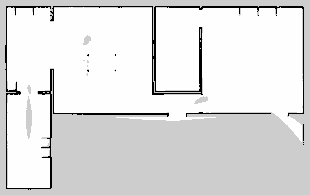
#> input picture autonomous_robots_mte544/ros2_ws/src/turtlebot4_lab3/turtlebot4_lab3/maps/map.pgm, 310 x 195 px
$ python search.py
#> lines starting #> are read from the running program, lines starting #| are printed output that depends on the picture; after the words box and inside, x2 and y2 are one past the last pixel; in counts of white or black regions, pixels touching at a corner belong together
### autonomous_robots_mte544/ros2_ws/src/turtlebot4_lab3/turtlebot4_lab3/preprocess.py
import yaml
import numpy as np
from yaml.loader import SafeLoader
from matplotlib import pyplot as plt
from numpy.lib.stride_tricks import as_strided

# [22 lines left out: functions visualize_map, map_histogram, not called in this run]

def pool2d(map: np.ndarray, kernel_size, stride, padding=0, pool_mode='min')-> np.ndarray:
    '''
    2D Pooling

    Parameters:
        A: input 2D array
        kernel_size: int, the size of the window over which we take pool
        stride: int, the stride of the window
        padding: int, implicit zero paddings on both sides of the input
        pool_mode: string, 'min', 'max' or 'avg'
    '''
    # Padding
    A = np.pad(map, padding, mode='constant')

    # Window view of A
    output_shape = ((A.shape[0] - kernel_size) // stride + 1,
                    (A.shape[1] - kernel_size) // stride + 1)

    shape_w = (output_shape[0], output_shape[1], kernel_size, kernel_size)
    strides_w = (stride*A.strides[0], stride*A.strides[1], A.strides[0], A.strides[1])

    A_w = as_strided(A, shape_w, strides_w)

    # Return the result of pooling
    if pool_mode == 'max':
        return A_w.max(axis=(2, 3))
    elif pool_mode == 'min':
        return A_w.min(axis=(2, 3))
    elif pool_mode == 'avg':
        return A_w.mean(axis=(2, 3))

def downsample_map(map: np.ndarray, reduction_size=4, free_threshold=0.25) -> np.ndarray:
    """
    Perform a down sampling operation using min pooling.

    A kernel of size (reduction_size, reduction_size) is used to perfom a
    min pooling operation on the map, effecetively reducing the dimensionality by 4.

    Returns the map as a nd.array with the binary threshold applied.
    """

    # Map all values which are likely to be free to ~255
    map_alt = np.where(map > round(free_threshold*255), 255, 0)

    # Perform the min pooling
    map_down = pool2d(map_alt, reduction_size, reduction_size, pool_mode='min')

    # Apply a binary threshold where all values above 100 are 0 (Free)
    # All values below free_threshold are mapped to 1 (Occupied)
    # This binary threshold mapping is based on the map data provided
    map_bin = np.where(map_down > round(free_threshold*255), 0, 1)

    # Ensure the data is a floating point type
    map_bin = map_bin.astype(float)

    return map_bin

def load_downsampled_map(map_file: str, map_params_file: str, reduction_factor=4) -> np.ndarray:
    """
    Load map data - including the map istelf and the parameters.

    Then perform a downsampling operation based on the reduction factor.

    Using a reduction factor of 1 returns the map with no downsampling.

    Returns the map in a binary occupancy format.
    """

    # load map params
    map_params = None
    with open(map_params_file) as f:
        map_params = yaml.load(f, Loader=SafeLoader)

    # load map and perform downsampling
    map = plt.imread(map_file)
    map_bin = downsample_map(map, reduction_factor, free_threshold=map_params["free_thresh"])

    # transpose data to align with global coordinate system
    map_bin = map_bin.T
    map_bin = np.flip(map_bin, axis=1)

    return map_bin, map_params

### autonomous_robots_mte544/ros2_ws/src/turtlebot4_lab3/turtlebot4_lab3/search.py
# A* Algorithm

import time
import math
import copy
import numpy as np
import matplotlib as mpl
from tqdm import tqdm
from math import sqrt
from matplotlib import pyplot as plt

# from turtlebot4_lab3.preprocess import load_downsampled_map # running in ROS2
from preprocess import load_downsampled_map

class Node:

    def __init__(self, x: float, y: float, parent=None, g=0, h=0) -> None:

        # track state
        self.x = x
        self.y = y
        self.parent = parent

        # track cost and heuristics
        self.gn = g
        self.hn = h
        self.fn = g + h

class UnitConverter():

    def __init__(self, gshape: tuple, mo: tuple, resolution: float) -> None:
        """
        Class to converter coordinates in meters to pixel values and back
        based on the map frame of reference.
        """

        # shape of the map grid
        self.grid_shape = gshape

        # Actual value of the origi in meters
        self.m_origin = mo
        self.resolution = resolution # resolution of the map

        # x-axis length
        self.x_len = self.resolution * self.grid_shape[0]

        # y-axis length
        self.y_len = self.resolution * self.grid_shape[1]

    def __round_nearest(self, x: float, a: float) -> float:
        """
        x: value to round
        a: round increment, for example: 0.05

        Avoids floating point operation errors.
        """
        return round(round(x / a) * a, -int(math.floor(math.log10(a))))

    def m_to_pixel(self, x: float, y: float) -> tuple:
        """
        Convert coordinates in meters to pixels
        Based on the map frame of reference.
        """

        # round input values
        x = self.__round_nearest(x, 0.05)
        y = self.__round_nearest(y, 0.05)

        # [5 lines of commented-out code are left out]
        xp = ((x - self.m_origin[0])/self.x_len)*(self.grid_shape[0])

        # [5 lines of commented-out code are left out]
        yp = ((y - self.m_origin[1])/self.y_len)*(self.grid_shape[1])

        # round values to nearest int
        # converting to float because grid is using floats
        xp = round(xp)
        yp = round(yp)

        return (xp, yp)

    def pixel_to_m(self, x: float, y: float) -> tuple:
        """
        Convert coordinates in meters to pixels
        Based on the map frame of reference.
        """

        # [4 lines of commented-out code are left out]
        xm = x*self.resolution + self.m_origin[0]

        # [4 lines of commented-out code are left out]
        ym = y*self.resolution + self.m_origin[1]

        return xm, ym

class AStar:

    def __init__(self, start: tuple, goal: tuple, occupation_map: np.ndarray, max_iterations=10000, debug=False, traversal_type=4) -> None:

        # track state
        self.curr_x = start[0]
        self.curr_y = start[1]

        # start
        self.x_start = start[0]
        self.y_start = start[1]

        # goal
        self.x_end = goal[0]
        self.y_end = goal[1]

        # track path, include start
        self.path_cost = 1
        self.path = []

        # utilities
        self.debug = debug
        self.iterations = 0 # track number of iterations
        self.max_iter = max_iterations # have a hard limit

        # track for astar
        self.open_list = []
        self.closed_list = []
        self.fn = []

        # Traversal type ethier 4 or 8 point
        self.traversal_type = traversal_type

        # Setup bounds based on input map
        self.grid = occupation_map
        self.x_bounds = (self.grid.shape[0] - 1)
        self.y_bounds = (self.grid.shape[1] - 1)

    def __is_child_valid(self, cnode: Node) -> bool:
        """
        Validate that the child node.
        """

        # Check if within x bounds in pixel coordinate system
        if (cnode.x > self.x_bounds) or (cnode.x < 0):
            return False

        # Check if within y bounds in pixel coordinate system
        if (cnode.y > self.y_bounds) or  (cnode.y < 0):
            return False

        # Check if the pixel is considered occupied
        # A value of 1 corresponds to occupied
        # Using a threshold here to avoid floating point errors
        if self.grid[cnode.x][cnode.y] > 0.9:
            return False

        # Check if the node exists in the closed list
        for node in self.closed_list:

            # using tolerance to avoid floating point rounding errors
            tol = 0.1
            dx = abs(cnode.x - node.x)
            dy = abs(cnode.y - node.y)
            if ((dx < tol) and (dy < tol)):
                return False

        # Check if the node exists in the open list
        for node in self.open_list:

            # using tolerance to avoid floating point rounding errors
            tol = 0.1
            dx = abs(cnode.x - node.x)
            dy = abs(cnode.y - node.y)
            if ((dx < tol) and (dy < tol)) and (cnode.gn >= node.gn):
                return False

        return True

    def __test_goal(self, x: float, y: float) -> bool:
        return ((x == self.x_end) and (y == self.y_end))

    def __manhattan_distance(self, x0: float, y0: float, xg: float, yg: float) -> float:
        return abs(x0 - xg) + abs(y0 - yg)

    def __euclidean_distance(self, x0: float, y0: float, xg: float, yg: float) -> float:
        return sqrt((x0 - xg)**2 + (y0 - yg)**2)

    def __find_min_fn_node(self) -> int:
        """
        Find node in the open list with the lowest fn value.

        Returns the index on the node in the open list.
        """

        # Base case
        if len(self.open_list) == 1:
            return 0

        index = 0
        curr = self.open_list[index]

        for idx, node in enumerate(self.open_list):
            if node.fn < curr.fn:
                index = idx
                curr = node

        return index

    def search(self):
        print("searching...")

        # move list
        if self.traversal_type == 8:
            # Using 8 point traversal
            moves = [[1, 0], [0, 1], [-1, 0], [0, -1], [1, 1], [1, -1], [-1, 1], [-1, -1]]
        else:
            # Using 4 point traversal
            moves = [[1, 0], [0, 1], [-1, 0], [0, -1]] # right, up, left, down

        # Initialize start node
        start_node = Node(self.curr_x, self.curr_y)
        self.open_list.append(start_node)

        pbar = tqdm(total=self.max_iter) # progress bar
        while True:

            # Find node with min f(n) in open_list
            cidx = self.__find_min_fn_node()
            curr_node = self.open_list[cidx]

            # Remove node from open list
            self.open_list.pop(cidx)

            # Add the node to the closed_list
            self.closed_list.append(curr_node)

            # Check if at goal, if so extract full path and break out of main loop
            if self.__test_goal(curr_node.x, curr_node.y) or (self.iterations > self.max_iter):
                # Extract path
                inode = curr_node
                while inode is not None:
                    self.path.append([inode.x, inode.y])
                    self.path_cost = self.path_cost + 1
                    inode = inode.parent

                # Break out of the main loop
                break

            # Childern generation
            for _, move in enumerate(moves):

                # Next node
                xn = curr_node.x + move[0]
                yn = curr_node.y + move[1]

                # Calculate cost
                if self.traversal_type == 8:
                    # Using 8 point traversal
                    hn = self.__euclidean_distance(xn, yn, self.x_end, self.y_end)
                else:
                    # Using 4 point traversal
                    hn = self.__manhattan_distance(xn, yn, self.x_end, self.y_end)

                gn = curr_node.gn + 1

                # Create new child node
                new_child = Node(xn, yn, parent=curr_node, g=gn, h=hn)

                # If the child node is valid add to the open list
                if self.__is_child_valid(new_child):
                    self.open_list.append(new_child)

            # track number of iterations
            self.iterations += 1
            pbar.update(1)

        del pbar

    # [49 lines left out: function visualize_path, not called in this run]

    def convert_path_to_meters(self, uc: UnitConverter) -> np.ndarray:
        """
        Convert full pixel path to meters based on the unit converter.
        """

        meter_path = []
        for point in self.path:
            xm, ym = uc.pixel_to_m(point[0], point[1])

            # Add offset to all values
            xm = xm + uc.resolution/2
            ym = ym + uc.resolution/2

            meter_path.append([xm, ym])

        return np.asarray(meter_path,dtype=float)

def run_astar(map_file: str, map_params_file: str, start: tuple, end: tuple) -> np.ndarray:
    print("Running A*...")

    # Preprocess map data
    # Applies downsampling based on the reduction factor and applies a binary threshold
    reduction_factor = 8
    binary_grid, params = load_downsampled_map(map_file, map_params_file, reduction_factor=reduction_factor)

    # Configure unit converter based on map shape and reduction factor
    grid_shape = binary_grid.shape
    max_iter = grid_shape[0]*grid_shape[1]
    uc = UnitConverter(grid_shape, params['origin'][:2], params['resolution']*reduction_factor)

    # Covert start and end coordinates to pixel values based on the unit converter
    map_start_px = uc.m_to_pixel(start[0], start[1])
    map_end_px = uc.m_to_pixel(end[0], end[1])

    # Run A*
    astar = AStar(map_start_px, map_end_px, binary_grid, max_iterations=max_iter, debug=False)
    astar.search()

    # Convert path in pixel values to global reference frame in meters
    path = astar.convert_path_to_meters(uc)

    # invert so that start point is at index[0]
    path = np.flip(path, axis=0)

    return path

def main():
    print("A* Search...")

    ts = time.time()

    file = "./maps/map.pgm"
    params_file = "./maps/map.yaml"
    map_start_m = (3.0, -2.47)
    map_end_m = (0.0, -0.5)
    path = run_astar(file, params_file, map_start_m, map_end_m)
#> in load_downsampled_map, map is the input picture: shape (195, 310); min 0, max 254, mean 224.4
#> in downsample_map, `map_alt = np.where(map > round(free_threshold*255), 255, 0)`:
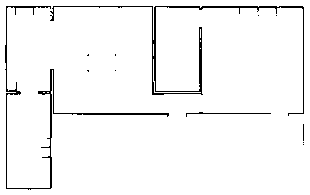
#> map_alt: shape (195, 310) int64; 96.4% white; black in thin lines or dots
#> in pool2d, `strides_w = (stride*A.strides[0], stride*A.strides[1], A.strides[0], A..`: strides_w = (19840, 64, 2480, 8)
#> in pool2d, `return A_w.min(axis=(2, 3))`:
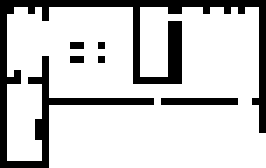
#> returned value: shape (24, 38) int64 (shown 7 times larger); 79.9% white; black in thin lines or dots
#> in downsample_map, `map_bin = np.where(map_down > round(free_threshold*255), 0, 1)`: map_bin: shape (24, 38) int64; values 0 (black) and 1 (white), 20.1% white in thin lines or dots
#> in load_downsampled_map, `map_bin = map_bin.T`:
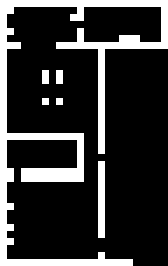
#> map_bin: shape (38, 24) float64 (shown 7 times larger); values 0 (black) and 1 (white), 20.1% white in thin lines or dots
#> in load_downsampled_map, `map_bin = np.flip(map_bin, axis=1)`:
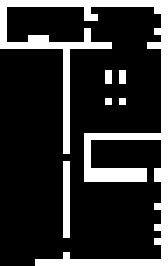
#> map_bin: shape (38, 24) float64 (shown 7 times larger); values 0 (black) and 1 (white), 20.1% white in thin lines or dots
#> in run_astar, `binary_grid, params = load_downsampled_map(map_file, map_params_file, ..`: params = {'image': 'map.pgm', 'mode': 'trinary', 'resolution': 0.05, 'origin': [-5.75, -3.72, 0], 'negate': 0, 'occupied_thresh': 0.65, 'free_thresh': 0.25}
#> in run_astar, `map_start_px = uc.m_to_pixel(start[0], start[1])`: map_start_px = (22, 3)
#> in run_astar, `map_end_px = uc.m_to_pixel(end[0], end[1])`: map_end_px = (14, 8)
#> in __init__, `self.curr_x = start[0]`: self.curr_x = 22
#> in __init__, `self.curr_y = start[1]`: self.curr_y = 3
#> in __init__, `self.x_start = start[0]`: self.x_start = 22
#> in __init__, `self.y_start = start[1]`: self.y_start = 3
#> in __init__, `self.x_end = goal[0]`: self.x_end = 14
#> in __init__, `self.y_end = goal[1]`: self.y_end = 8
#> in __init__, `self.x = x`: self.x = 22
#> in __init__, `self.y = y`: self.y = 3
#> the loop in search, `while True:` made 54 passes
#> after the loop in search, `while True:`: self.closed_list = 54 items; self.iterations = 53; self.open_list = 21 items; self.path = [[14, 8], [15, 8], [16, 8], [17, 8], [18, 8], [19, 8], [20, 8], [21, 8], [22, 8], [22, 7], [22, 6], [22, 5], [22, 4], [22, 3]]; self.path_cost = 15
#> the loop in convert_path_to_meters, `for point in self.path:` made 14 passes
#> (point, xm, ym) on passes 1 to 12: ([14, 8], 0.05, -0.32), ([15, 8], 0.45, -0.32), ([16, 8], 0.85, -0.32), ([17, 8], 1.25, -0.32), ([18, 8], 1.65, -0.32), ([19, 8], 2.05, -0.32), ([20, 8], 2.45, -0.32), ([21, 8], 2.85, -0.32), ([22, 8], 3.25, -0.32), ([22, 7], 3.25, -0.72), ([22, 6], 3.25, -1.12), ([22, 5], 3.25, -1.52)
#> after the loop in convert_path_to_meters, `for point in self.path:`: meter_path = [[0.05, -0.32], [0.45, -0.32], [0.85, -0.32], [1.25, -0.32], [1.65, -0.32], [2.05, -0.32], [2.45, -0.32], [2.85, -0.32], [3.25, -0.32], [3.25, -0.72], [3.25, -1.12], [3.25, -1.52], [3.25, -1.92], [3.25, -2.32]]
#> in run_astar, `path = astar.convert_path_to_meters(uc)`: path = 14 rows, first 8: [0.05, -0.32], [0.45, -0.32], [0.85, -0.32], [1.25, -0.32], [1.65, -0.32], [2.05, -0.32], [2.45, -0.32], [2.85, -0.32]
#> in run_astar, `path = np.flip(path, axis=0)`: path = 14 rows, first 8: [3.25, -2.32], [3.25, -1.92], [3.25, -1.52], [3.25, -1.12], [3.25, -0.72], [3.25, -0.32], [2.85, -0.32], [2.45, -0.32]
    print(f"Final Path:\n{path}")
#> (printed output is left out)

    te = time.time()

    print(f"Elapsed time: {te - ts}s")

if __name__ == "__main__":
    main()
